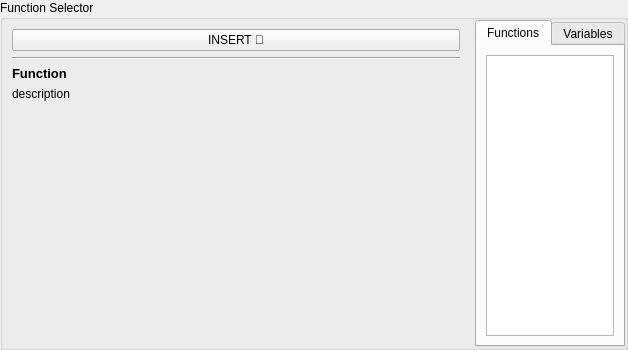
<?xml version="1.0" encoding="UTF-8"?>
<ui version="4.0">
 <class>FunctionSelector</class>
 <widget class="QGroupBox" name="FunctionSelector">
  <property name="geometry">
   <rect>
    <x>0</x>
    <y>0</y>
    <width>628</width>
    <height>350</height>
   </rect>
  </property>
  <property name="windowTitle">
   <string>GroupBox</string>
  </property>
  <property name="title">
   <string>Function Selector</string>
  </property>
  <layout class="QHBoxLayout" name="horizontalLayout">
   <property name="leftMargin">
    <number>0</number>
   </property>
   <property name="topMargin">
    <number>0</number>
   </property>
   <property name="rightMargin">
    <number>0</number>
   </property>
   <property name="bottomMargin">
    <number>0</number>
   </property>
   <item alignment="Qt::AlignTop">
    <widget class="QWidget" name="widget" native="true">
     <layout class="QVBoxLayout" name="verticalLayout">
      <item alignment="Qt::AlignTop">
       <widget class="QPushButton" name="InsertButton">
        <property name="text">
         <string>INSERT 🔼</string>
        </property>
       </widget>
      </item>
      <item>
       <widget class="Line" name="line">
        <property name="orientation">
         <enum>Qt::Horizontal</enum>
        </property>
       </widget>
      </item>
      <item>
       <widget class="QLabel" name="SelectionName">
        <property name="text">
         <string>&lt;html&gt;&lt;head/&gt;&lt;body&gt;&lt;p&gt;&lt;span style=&quot; font-size:10pt; font-weight:600;&quot;&gt;Function&lt;/span&gt;&lt;/p&gt;&lt;/body&gt;&lt;/html&gt;</string>
        </property>
        <property name="wordWrap">
         <bool>true</bool>
        </property>
       </widget>
      </item>
      <item>
       <widget class="QLabel" name="SelectionDescription">
        <property name="text">
         <string>description</string>
        </property>
        <property name="wordWrap">
         <bool>true</bool>
        </property>
       </widget>
      </item>
     </layout>
    </widget>
   </item>
   <item>
    <widget class="QTabWidget" name="Tabs">
     <property name="maximumSize">
      <size>
       <width>150</width>
       <height>16777215</height>
      </size>
     </property>
     <property name="currentIndex">
      <number>0</number>
     </property>
     <widget class="QWidget" name="tab">
      <attribute name="title">
       <string>Functions</string>
      </attribute>
      <layout class="QVBoxLayout" name="verticalLayout_2">
       <item>
        <widget class="QListWidget" name="FunctionList">
         <property name="sizePolicy">
          <sizepolicy hsizetype="Minimum" vsizetype="Minimum">
           <horstretch>0</horstretch>
           <verstretch>0</verstretch>
          </sizepolicy>
         </property>
        </widget>
       </item>
      </layout>
     </widget>
     <widget class="QWidget" name="tab_2">
      <attribute name="title">
       <string>Variables</string>
      </attribute>
      <layout class="QVBoxLayout" name="verticalLayout_3">
       <item>
        <widget class="QListWidget" name="VariableList"/>
       </item>
      </layout>
     </widget>
    </widget>
   </item>
  </layout>
 </widget>
 <resources/>
 <connections/>
</ui>
